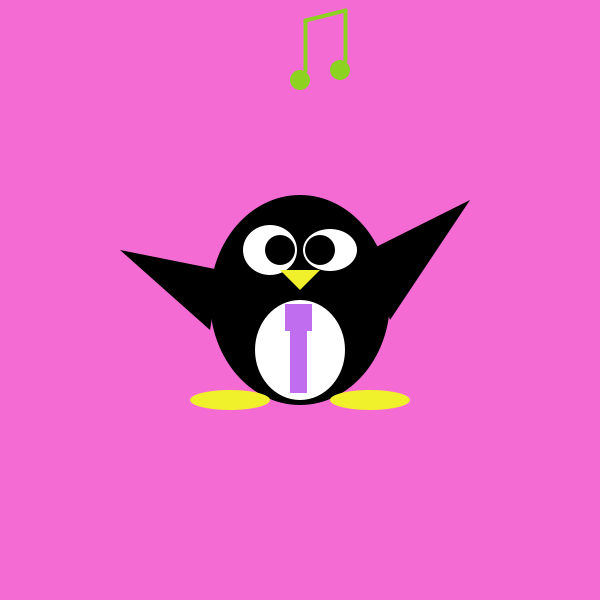
Frame 1 (no input)
Frame 60 (the mouse pressed at the canvas centre just before this capture): identical to frame 1, image omitted
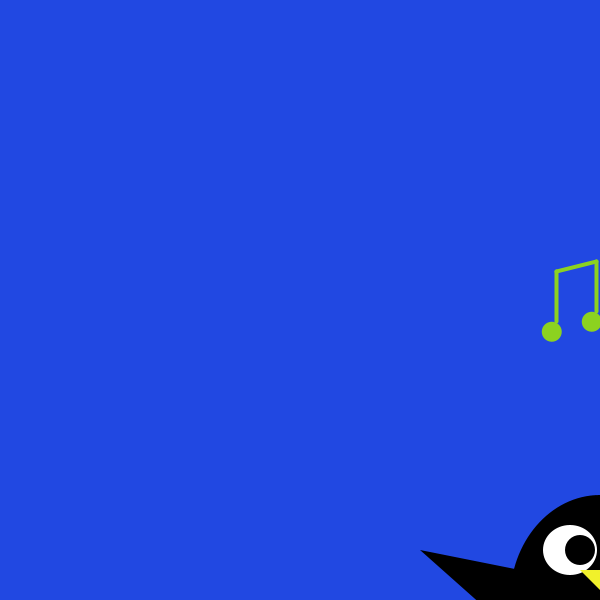
Frame 120 (the mouse held since frame 60 and released just before this capture)

The Processing sketch that drew these frames (run headless with seeded random() and noise(); from frame 60 on, the mouse is pressed at the canvas centre):

// Processing sketch: processing_86909
// ── processing_86909.pde

int myX;
int myY;
float x;
float y;
float easing = 0.03;

void setup() {
  size(600, 600); 
  noStroke();  
}

void draw() { 
myX=mouseX;
myY=mouseY;
if (mousePressed){background(33,72,226);}else 
{background(245,107,212);}//blue or orange
noStroke();
  
  float targetX = mouseX;
  float dx = targetX - x;
  if(abs(dx) > 1) {
    x += dx * easing;
  }
  
  float targetY = mouseY;
  float dy = targetY - y;
  if(abs(dy) > 1) {
    y += dy * easing;
  }
  
  
noStroke();
fill(0);//black body
ellipse(myX+300, myY+300, 180, 210);
fill(255,255,255);//white
ellipse(myX+300,myY+350,90,100);//belly
ellipse(myX+270,myY+250,54,50);//left eye
ellipse(myX+330,myY+250,54,42);//right eye
fill(0);//black
ellipse(myX+280,myY+250,30,30);//left eye2
ellipse(myX+320,myY+250,30,30);//right eye2
fill(192,109,240);//purple
rect(myX+285,myY+304,27,27);//tie
rect(myX+290,myY+310,17,83);//tie 2
fill(241,241,43);//yellow
ellipse(myX+230,myY+400,80,20);//left feet
ellipse(myX+370,myY+400,80,20);//right feet
triangle (myX+280,myY+270,myX+320,myY+270,myX+300,myY+290);
fill(0);//black
triangle(myX+120,myY+250,myX+220,myY+270,myX+210,myY+330);//left wing
triangle(myX+370,myY+250,myX+470,myY+200,myX+390,myY+320);//right wing  
  
fill(140,210,32);//green 
ellipse(x+300,y+80,20,20);//left musical note 
ellipse(x+340,y+70,20,20);//right nusical note 
strokeWeight(4);  // Thicker
stroke(140,210,32);
line(x+305, y+20, x+305, y+70);//left line
line(x+345, y+10, x+345, y+60);//right line
line(x+305,y+20,x+345,y+10);//middle line
strokeWeight(3);//Thinner

}
